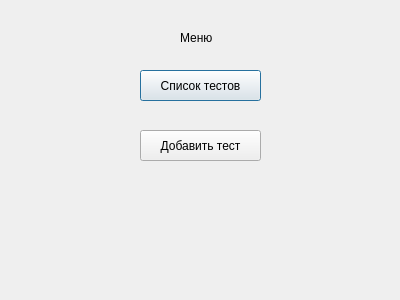
<?xml version="1.0" encoding="UTF-8"?>
<ui version="4.0">
 <class>Dialog</class>
 <widget class="QDialog" name="Dialog">
  <property name="geometry">
   <rect>
    <x>0</x>
    <y>0</y>
    <width>400</width>
    <height>300</height>
   </rect>
  </property>
  <property name="windowTitle">
   <string>Dialog</string>
  </property>
  <widget class="QLabel" name="label">
   <property name="geometry">
    <rect>
     <x>180</x>
     <y>30</y>
     <width>49</width>
     <height>16</height>
    </rect>
   </property>
   <property name="text">
    <string>Меню</string>
   </property>
  </widget>
  <widget class="QPushButton" name="btn_list_test">
   <property name="geometry">
    <rect>
     <x>140</x>
     <y>70</y>
     <width>121</width>
     <height>31</height>
    </rect>
   </property>
   <property name="text">
    <string>Список тестов</string>
   </property>
  </widget>
  <widget class="QPushButton" name="btn_addtest">
   <property name="geometry">
    <rect>
     <x>140</x>
     <y>130</y>
     <width>121</width>
     <height>31</height>
    </rect>
   </property>
   <property name="text">
    <string>Добавить тест</string>
   </property>
  </widget>
 </widget>
 <resources/>
 <connections/>
</ui>
